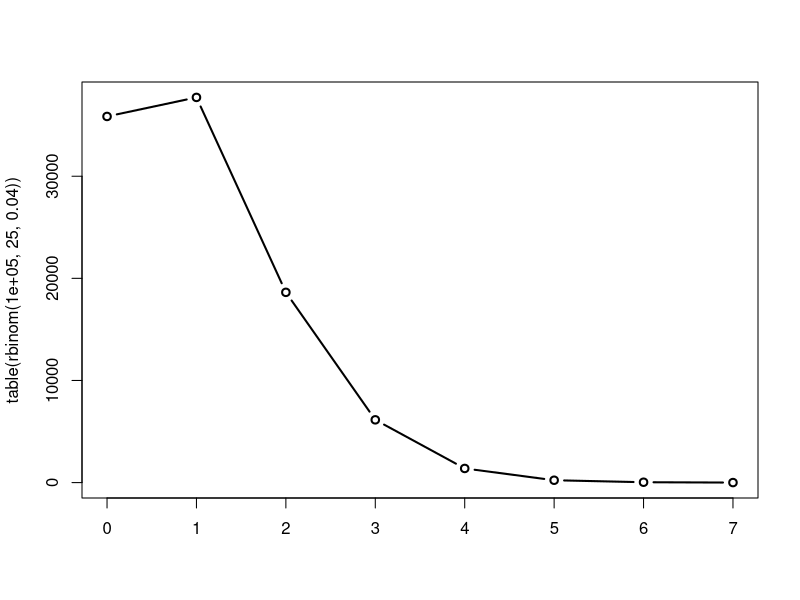
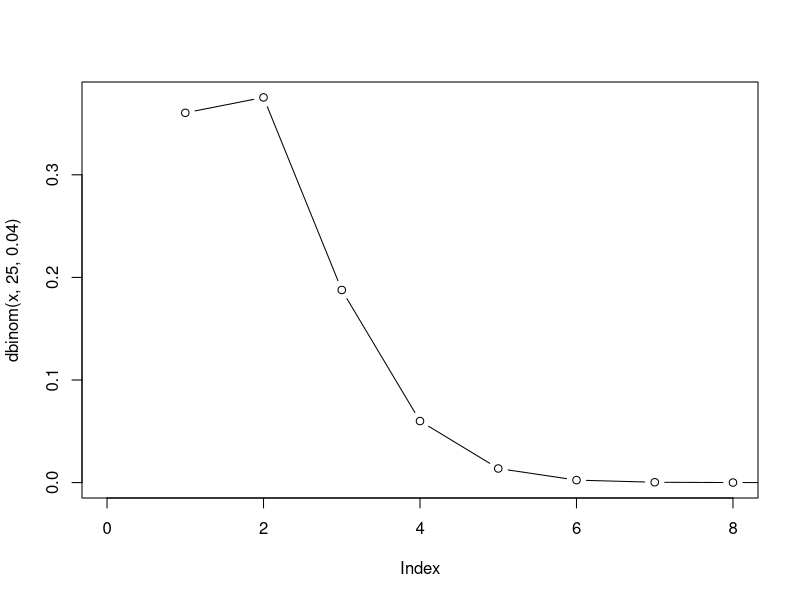
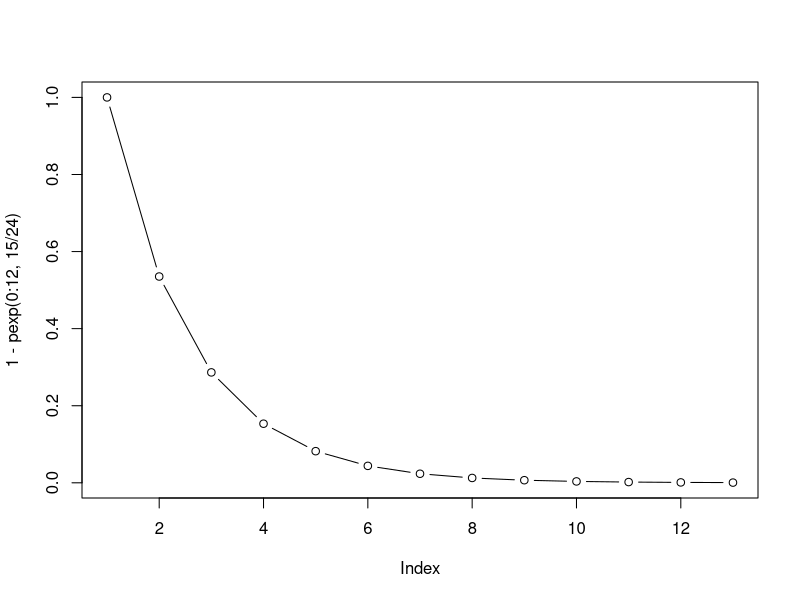

Source code (R) for these figures, in order:
## ---- chunk 1
dbinom(0,25,0.04)
## ---- chunk 2
pbinom(5,25,0.04) - pbinom(0,25,0.04)
## ---- chunk 3
plot(type="b", table(rbinom(100000, 25, 0.04)))
## ---- chunk 4
x = seq(0, 25)
plot(type = "b", dbinom(x, 25, 0.04), xlim = c(0, 8))
## ---- chunk 5
pbinom(0, 100, 0.014)
## ---- chunk 6
(1-0.014)^100
## ---- chunk 7
1 - pbinom(4, 100, 0.014)
## ---- chunk 8
1 - pbinom(4, 8, 0.42)
## ---- chunk 9
dbinom(0, 23, 0.04)
## ---- chunk 10
dpois(0, 15/3)
## ---- chunk 11
pexp(6, 15/24) - pexp(3, 15/24)
## ---- chunk 12
plot(1 - pexp(0:12, 15/24), type="b")
## ---- chunk 13
(0.5)*(600)^2 / 600 / 60
## ---- chunk 14
(0.5)*(600 - 20)^2 / 600 / 60
